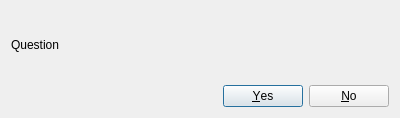
<?xml version="1.0" encoding="UTF-8"?>
<ui version="4.0">
 <class>bool_dialog</class>
 <widget class="QDialog" name="bool_dialog">
  <property name="geometry">
   <rect>
    <x>0</x>
    <y>0</y>
    <width>400</width>
    <height>118</height>
   </rect>
  </property>
  <property name="windowTitle">
   <string>Dialog</string>
  </property>
  <layout class="QVBoxLayout" name="verticalLayout">
   <item>
    <widget class="QLabel" name="label">
     <property name="sizePolicy">
      <sizepolicy hsizetype="Expanding" vsizetype="Expanding">
       <horstretch>0</horstretch>
       <verstretch>0</verstretch>
      </sizepolicy>
     </property>
     <property name="text">
      <string>Question</string>
     </property>
    </widget>
   </item>
   <item>
    <widget class="QDialogButtonBox" name="button_box">
     <property name="orientation">
      <enum>Qt::Horizontal</enum>
     </property>
     <property name="standardButtons">
      <set>QDialogButtonBox::No|QDialogButtonBox::Yes</set>
     </property>
    </widget>
   </item>
  </layout>
 </widget>
 <resources/>
 <connections>
  <connection>
   <sender>button_box</sender>
   <signal>accepted()</signal>
   <receiver>bool_dialog</receiver>
   <slot>accept()</slot>
   <hints>
    <hint type="sourcelabel">
     <x>248</x>
     <y>254</y>
    </hint>
    <hint type="destinationlabel">
     <x>157</x>
     <y>274</y>
    </hint>
   </hints>
  </connection>
  <connection>
   <sender>button_box</sender>
   <signal>rejected()</signal>
   <receiver>bool_dialog</receiver>
   <slot>reject()</slot>
   <hints>
    <hint type="sourcelabel">
     <x>316</x>
     <y>260</y>
    </hint>
    <hint type="destinationlabel">
     <x>286</x>
     <y>274</y>
    </hint>
   </hints>
  </connection>
 </connections>
</ui>
